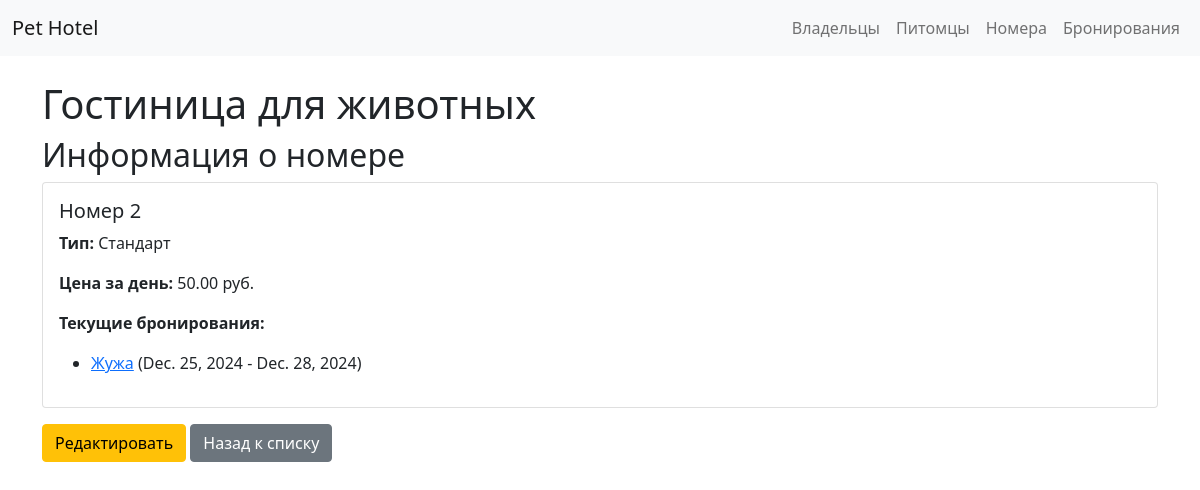
/hotel/room/2/, run on the app's committed database.
### hotel/models.py (models this page shows, shortened)
class Room(models.Model):
    room_number = models.CharField(max_length=10, unique=True)
    type = models.CharField(max_length=100)  # "Стандарт", "Люкс"
    price_per_day = models.DecimalField(max_digits=8, decimal_places=2)

class Booking(models.Model):
    STATUSES = (('booked', 'Забронирован'), ('active', 'Проживает'), ('completed', 'Завершено'))
    pet = models.ForeignKey(Pet, on_delete=models.CASCADE)
    room = models.ForeignKey(Room, on_delete=models.CASCADE)
    check_in_date = models.DateField()
    check_out_date = models.DateField()
    status = models.CharField(max_length=10, choices=STATUSES, default='booked')
    total_cost = models.DecimalField(max_digits=10, decimal_places=2, null=True, blank=True)

class Pet(models.Model):
    PET_TYPES = (('dog', 'Собака'), ('cat', 'Кошка'), ('other', 'Другое'))
    name = models.CharField(max_length=100)
    type = models.CharField(max_length=10, choices=PET_TYPES)
    breed = models.CharField(max_length=100, blank=True)
    owner = models.ForeignKey(Owner, on_delete=models.CASCADE)
    special_notes = models.TextField(blank=True)

### hotel/views.py (the view)
# urls.py: path('room/<int:pk>/', views.room_detail, name='room_detail'),
def room_detail(request, pk):
    room = get_object_or_404(Room, pk=pk)
    return render(request, 'hotel/room_detail.html', {'room': room})

### hotel/templates/hotel/room_detail.html
{% extends 'hotel/base.html' %}
{% block content %}
<h2>Информация о номере</h2>
<div class="card">
    <div class="card-body">
        <h5 class="card-title">Номер {{ room.room_number }}</h5>
        <p><strong>Тип:</strong> {{ room.type }}</p>
        <p><strong>Цена за день:</strong> {{ room.price_per_day }} руб.</p>
        <p><strong>Текущие бронирования:</strong></p>
        <ul>
            {% for booking in room.booking_set.all %}
            <li>
                <a href="{% url 'pet_detail' booking.pet.id %}">{{ booking.pet.name }}</a>
                ({{ booking.check_in_date }} - {{ booking.check_out_date }})
            </li>
            {% empty %}
            <li>Нет активных бронирований</li>
            {% endfor %}
        </ul>
    </div>
</div>
<div class="mt-3">
    <a href="{% url 'room_edit' room.id %}" class="btn btn-warning">Редактировать</a>
    <a href="{% url 'room_list' %}" class="btn btn-secondary">Назад к списку</a>
</div>
{% endblock %}

### data on the page
Room: room_number "2", type "Стандарт", price_per_day "50.00"
Booking: pet.name "Жужа", check_in_date "Dec. 25, 2024", check_out_date "Dec. 28, 2024"
